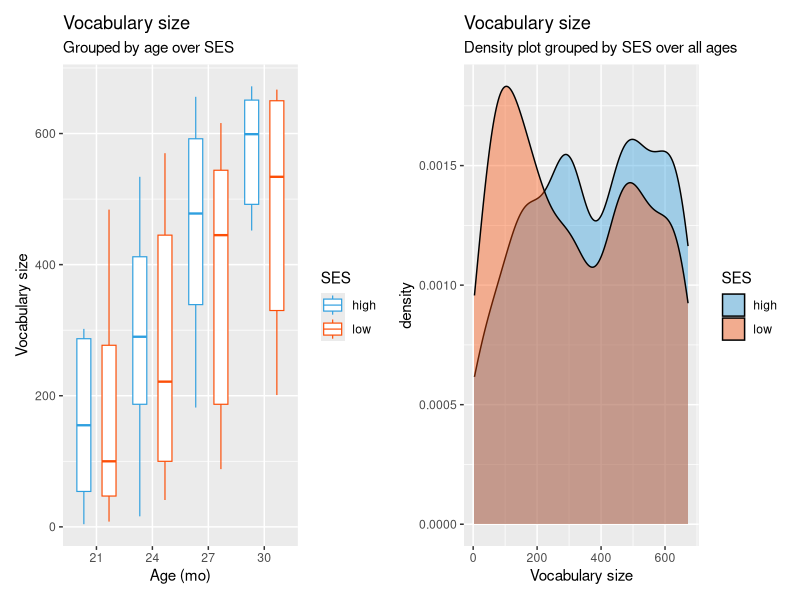
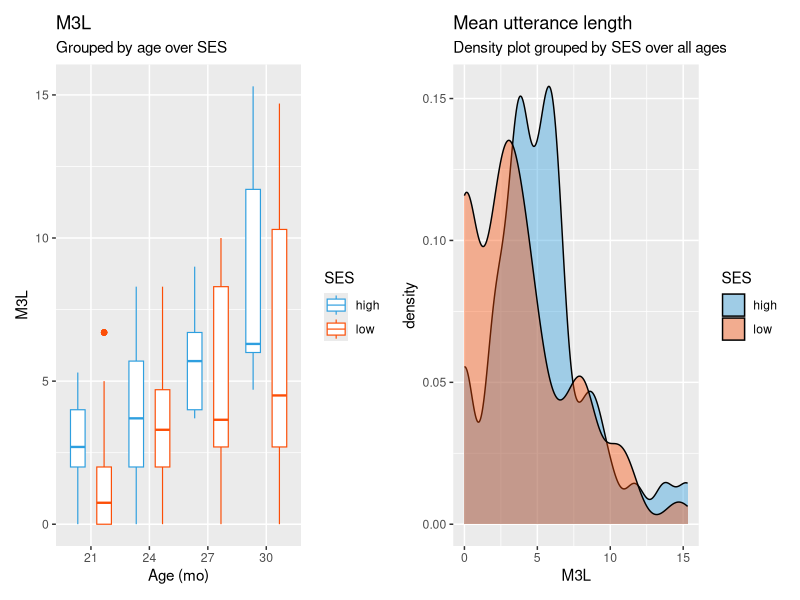
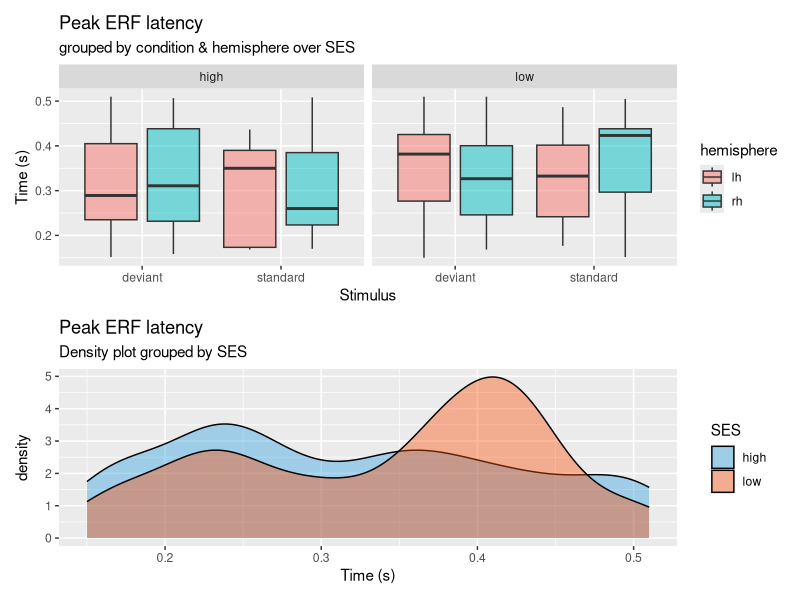
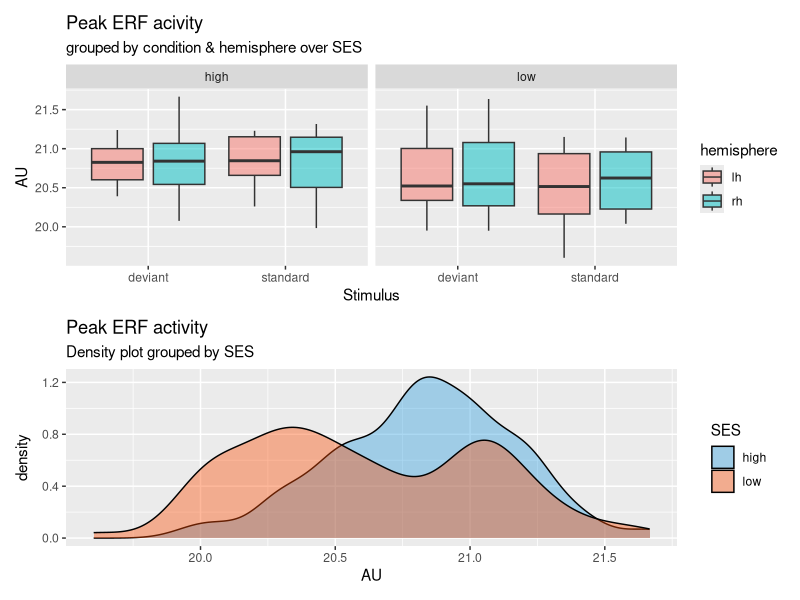
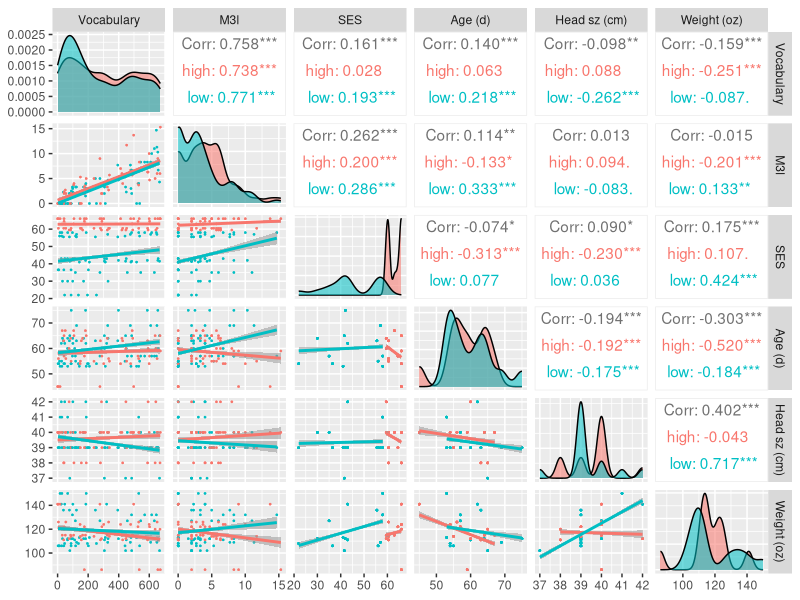
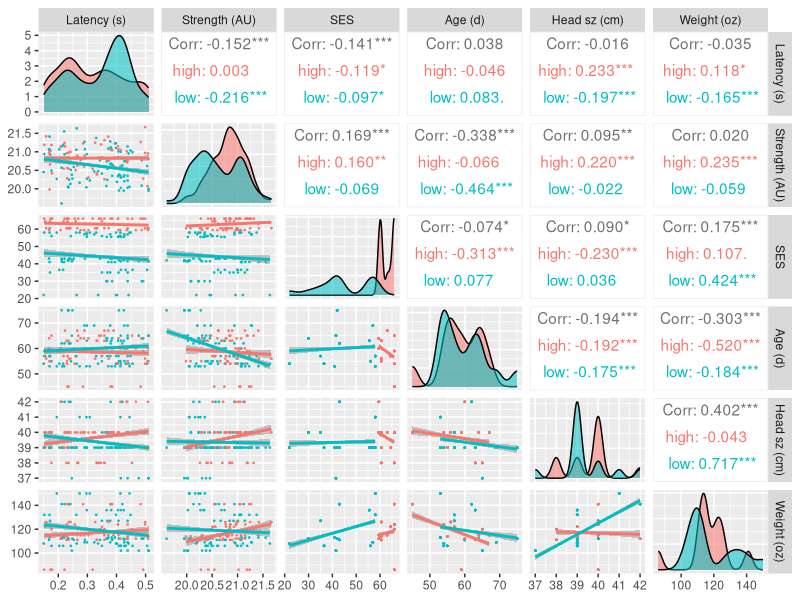
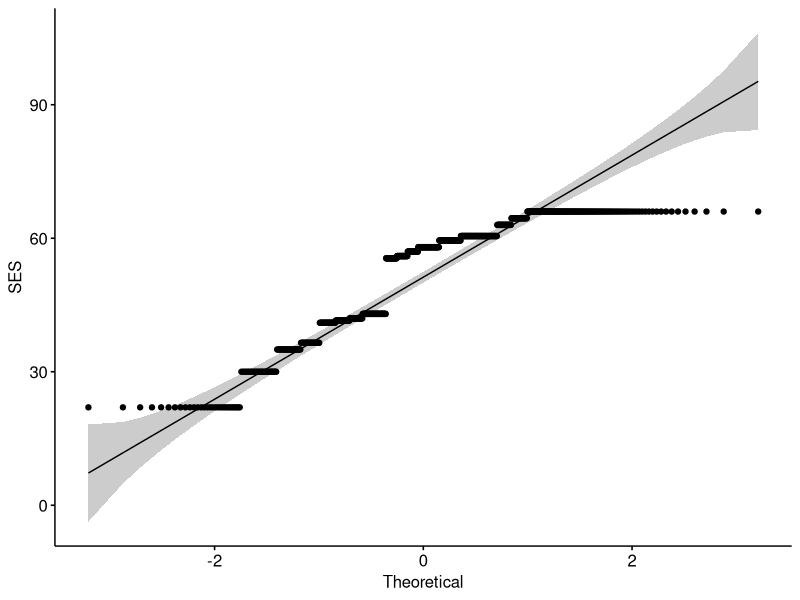
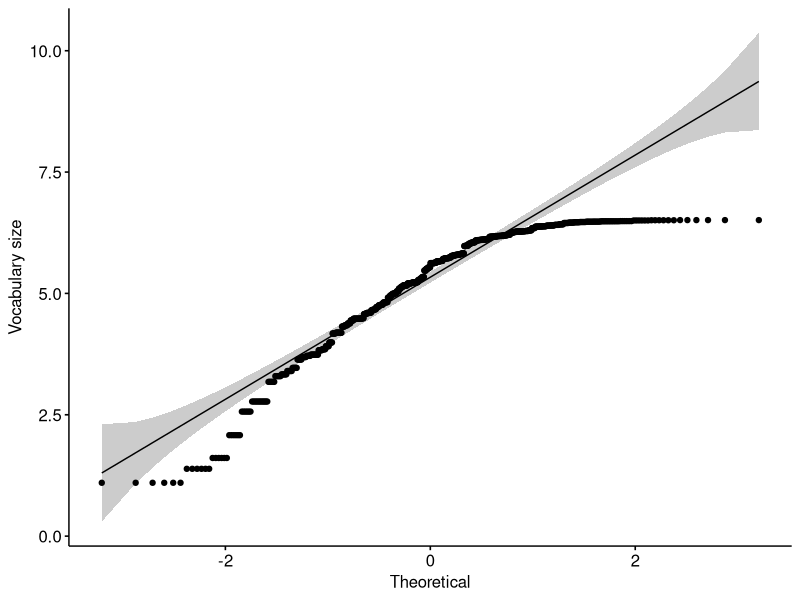

Recreate these plots in R, in order. (Note: this script raises an error after producing the figures.)
# Title     : MMN Dataset (2mo) Stats
# Created by: Kambiz Tavabi
# Created on: 04/09/19


# Read in data
suppressMessages(library(tidyverse))
dfs <- merge(read_csv("Ds-mmn-2mos_meg_df.csv"),
             read_csv("Ds-mmn-2mos_cdi_df.csv"),
             by = "subjId") %>% 
    select(c(subjId, stimulus, hemisphere, oddballCond, gender.x, age.x,
             headSize.x, birthWeight.x,
             hemisphere, auc, latencies, cdiAge, m3l, vocab, ses.y, sesGroup.y, 
             maternalHscore.y))
dfs$logauc = -log(dfs$auc)

# factor columns (https://gist.github.com/ramhiser/93fe37be439c480dc26c4bed8aab03dd)
dfs <- dfs %>%
    mutate(
        hemisphere = as.character(hemisphere),
        char_column = sample(letters[1:5], nrow(dfs), replace = TRUE))
sum(sapply(dfs, is.character)) # 2
dfs <- dfs %>%
    mutate_if(sapply(dfs, is.character), as.factor)
sapply(dfs, class)
dfs$cdiAge <- as.factor(dfs$cdiAge)
suppressMessages(library(psych))
## psych package to call for descriptives
(descriptives <- describeBy(dfs, dfs$sesGroup.y)) 

# summarize data
(dem.summary <- group_by(dfs, sesGroup.y, gender.x) %>% 
        mutate(Count = n_distinct(subjId)) %>%
        group_by(sesGroup.y, gender.x, Count) %>%
        summarise_at(c("age.x", "headSize.x", "birthWeight.x", "ses.y"), 
                     list(
                         MEAN = mean,
                         SD = sd,
                         MIN = min,
                         MAX = max,
                         IQR = IQR
                     ),
                     na.rm = TRUE))
write_delim(dem.summary, delim = "\t", "dem_desc.tsv")

(meg.summary <- group_by(dfs, sesGroup.y) %>%
        mutate(Count = n_distinct(subjId)) %>% 
        group_by(sesGroup.y, oddballCond, hemisphere, Count) %>% 
        summarise_at(c("latencies", "auc"),
                     list(
                         MEAN = mean,
                         SD = sd,
                         MIN = min,
                         MAX = max,
                         IQR = IQR
                     ),
                     na.rm = TRUE))
write_delim(meg.summary, delim = "\t", "meg_desc.tsv")

(cdi.summary <- group_by(dfs %>% filter(vocab > 0 & m3l > 0), sesGroup.y, cdiAge) %>%
        mutate(Count = n_distinct(subjId)) %>%
        group_by(sesGroup.y, cdiAge, Count) %>%
        summarise_at(c("vocab", "m3l"), 
                     list(
                         MEAN = mean,
                         SD = sd,
                         MIN = min,
                         MAX = max,
                         IQR = IQR
                     ),
                     na.rm = TRUE))
write_delim(cdi.summary, delim = "\t", "cdi_desc.tsv")

# EDA
suppressMessages(library(ggplot2))
suppressMessages(library(patchwork))

cols <- c("#2E9FDF", "#FC4E07")

# plots of vocab > 21mos
vocab <- ggplot(dfs %>% filter(cdiAge  %in% c("21", "24", "27", "30")), 
                aes(x = cdiAge, y = vocab, color = sesGroup.y))
vocab.bdp <- vocab + geom_boxplot(width = 0.5, size = 0.4, 
                                  position = position_dodge(width = 0.9)) +
    scale_color_manual(values = cols, name = 'SES') +
    labs(title = "Vocabulary size",
         subtitle = "Grouped by age over SES",
         x = "Age (mo)", y = "Vocabulary size")

vocab.dens <- ggplot(dfs %>% filter(cdiAge  %in% c("21", "24", "27", "30")), 
                     aes(vocab)) + 
    geom_density(aes(fill = sesGroup.y), alpha=0.4) + 
    scale_fill_manual(values = cols, name = 'SES') +
    labs(title="Vocabulary size", 
         subtitle="Density plot grouped by SES over all ages",
         x="Vocabulary size",
         fill="SES")
(vocab.bdp | vocab.dens)

# plots of m3l > 21mos
m3l <- ggplot(dfs %>% filter(cdiAge  %in% c("21", "24", "27", "30")), 
              aes(x = cdiAge, y = m3l, color = sesGroup.y))
m3l.bdp <- m3l + geom_boxplot(width = 0.5, size = 0.4, 
                              position = position_dodge(width = 0.9)) +
    scale_color_manual(values = cols, name = 'SES') +
    labs(title = "M3L",
         subtitle = "Grouped by age over SES",
         x = "Age (mo)", y = "M3L")

m3l.dens <- ggplot(dfs %>% filter(cdiAge  %in% c("21", "24", "27", "30")), 
                   aes(m3l)) + 
    geom_density(aes(fill = sesGroup.y), alpha=0.4) + 
    scale_fill_manual(values = cols, name = 'SES') +
    labs(title="Mean utterance length", 
         subtitle="Density plot grouped by SES over all ages",
         x="M3L",
         fill="SES")
(m3l.bdp | m3l.dens)

# plots of peak latencies
lat <- ggplot(dfs, aes(x=oddballCond, y=latencies, fill=hemisphere))
lat.bpd <- lat + 
    geom_boxplot(alpha = 0.5, position = position_dodge(width = 0.9)) +
    facet_grid(. ~ sesGroup.y) +
    scale_color_manual(values = cols, name = 'Hemisphere') +
    labs(title = "Peak ERF latency",
         subtitle = "grouped by condition & hemisphere over SES",
         x = "Stimulus", y = "Time (s)")

lat.dens <- ggplot(dfs, aes(latencies)) + 
    geom_density(aes(fill=sesGroup.y), alpha=0.4) + 
    scale_fill_manual(values = cols, name = 'SES') +
    labs(title="Peak ERF latency", 
         subtitle="Density plot grouped by SES",
         x="Time (s)",
         fill="SES")
(lat.bpd / lat.dens)

# plots of peak amplitudes
auc <- ggplot(dfs, aes(x=oddballCond, y=logauc, fill=hemisphere))
auc.bpd <- auc + 
    geom_boxplot(alpha = 0.5, position = position_dodge(width = 0.9)) +
    facet_grid(. ~ sesGroup.y) +
    scale_color_manual(values = cols, name = 'Hemisphere') +
    labs(title = "Peak ERF acivity",
         subtitle = "grouped by condition & hemisphere over SES",
         x = "Stimulus", y = "AU")

auc.dens <- ggplot(dfs, aes(logauc)) + 
    geom_density(aes(fill=sesGroup.y), alpha=0.4) + 
    scale_fill_manual(values = cols, name = 'SES') +
    scale_color_manual(values = cols) +
    labs(title="Peak ERF activity", 
         subtitle="Density plot grouped by SES",
         x="AU",
         fill="SES")
(auc.bpd / auc.dens)

# Correlation matrices
suppressMessages(library(GGally))

# CDI v Demographics
ggpairs(dfs, aes(color=sesGroup.y, alpha = 0.4),
        columns = c("vocab", "m3l", "ses.y", "age.x", "headSize.x",
                    "birthWeight.x"),
        columnLabels = c("Vocabulary", "M3l", "SES", "Age (d)", "Head sz (cm)", "Weight (oz)"),
        lower = list(
            continuous = wrap("smooth", alpha = 0.4, size=0.2)))

# MEG v Demographics
ggpairs(dfs, aes(color=sesGroup.y, alpha = 0.4),
        columns = c("latencies", "logauc", "ses.y", "age.x", "headSize.x",
                    "birthWeight.x"),
        columnLabels = c("Latency (s)", "Strength (AU)", "SES", "Age (d)", "Head sz (cm)", "Weight (oz)"),
        lower = list(
            continuous = wrap("smooth", alpha = 0.4, size=0.2)))

# Correlation testing (http://www.sthda.com/english/wiki/correlation-test-between-two-variables-in-r)
suppressMessages(library("ggpubr"))

# Vocab v SES
# Shapiro-Wilk normality tests
shapiro.test(ses <- as.numeric(unlist(dfs  %>% select(ses.y))))
ggqqplot((ses), ylab = "SES")

shapiro.test(vocab <- as.numeric(unlist(dfs %>% select(vocab))))
ggqqplot(log(vocab), ylab = "Vocabulary size")

ggscatter(dfs, x = "ses.y", y = "vocab", 
          color = "black", shape = 21, size = 1, # Points color, shape and size
          add = "reg.line", conf.int = TRUE,
          add.params = list(color = "blue", fill = "lightgray"), # Customize reg. line
          cor.coef = TRUE, 
          cor.coeff.args = list(method = "spearman"),
          xlab = "SES", ylab = "Vocabulary size",
          title = "Spearman's rank correlation rho")
cor.test(vocab, ses,  method = "spearman")

# m3l v SES
m3l <- as.numeric(unlist(dfs %>% select(m3l)))
shapiro.test(m3l <- as.numeric(unlist(dfs %>% select(m3l))))
ggqqplot(log(m3l), ylab = "M3l")

ggscatter(dfs, x = "ses.y", y = "m3l", 
          color = "black", shape = 21, size = 1, # Points color, shape and size
          add = "reg.line", conf.int = TRUE,
          add.params = list(color = "blue", fill = "lightgray"), # Customize reg. line
          cor.coef = TRUE, 
          cor.coeff.args = list(method = "spearman"),
          xlab = "SES", ylab = "M3L",
          title = "Spearman's rank correlation rho")
cor.test(m3l, ses,  method = "spearman")

# MEG v CDI
cdi.30 <- dfs %>% filter(cdiAge  %in% c("30") & vocab > 0 & m3l > 0)
ggpairs(cdi.30, 
        aes(color=sesGroup.y, alpha = 0.4),
        columns = c("latencies", "logauc", "vocab", "m3l"),
        columnLabels = c("Latency (s)", "Strength (AU)", "Vocabulary sz", "M3l"),
        lower = list(
            continuous = wrap("smooth", alpha = 0.4, size=0.2)))
# MEG amp v CDI M3L at 30 mo
amp.30 <- as.numeric(unlist(cdi.30 %>% select(logauc)))
shapiro.test(amp.30)
ggqqplot(log(amp.30), ylab = "latency")
m3l.30 <- as.numeric(unlist(cdi.30 %>% select(m3l)))
shapiro.test(m3l.30)
ggqqplot(log(m3l.30), ylab = "M3L")

ggscatter(cdi.30, x = "logauc", y = "m3l", 
          color = "black", shape = 21, size = 1, # Points color, shape and size
          add = "reg.line", conf.int = TRUE,
          add.params = list(color = "blue", fill = "lightgray"), # Customize reg. line
          cor.coef = TRUE, 
          cor.coeff.args = list(method = "spearman"),
          xlab = "ERF strength", ylab = "M3L",
          title = "Spearman's rank correlation rho")

cor.test(m3l.30, amp.30,  method = "spearman")


# RM ANOVA with AFEX
suppressMessages(library(afex))
# CDI VOCAB
(vocab.aov <- aov_ez("subjId", "vocab",
                     dfs %>% filter(cdiAge  %in% c("27", "30") & vocab > 0 & m3l > 0),
                     between = c("sesGroup.y", "gender.x"), 
                     within = c("cdiAge"),
                     anova_table = list(es = "pes", correction = "GG"),
                     return = afex_options("return_aov"),
                     data=)
)
# gender:age post-hoc
library(emmeans)
pairs(emmeans::emmeans(mrt, c("stimulus", "frequency"), by = "task"))
vocab.emms <- emmeans(vocab.aov, ~gender.x:cdiAge)
vocab.pairs <- cld(vocab.emms,
                   alpha=0.05,
                   Letters=letters,  ### Use lower-case letters for .group
                   adjust="bonferroni")  ###  bonferroni-adjusted comparisons
vocab.pairs$.group=gsub(" ", "", vocab.pairs$.group, fixed = T)  
# plot
library(ggrepel)
pd <- position_dodge(width = 0.9)
ggplot(vocab.pairs, aes(x = cdiAge, y = emmean, fill = gender.x, label = .group)) +
    geom_point(shape = 21, size = 4, position = pd) +
    geom_errorbar(aes(ymin = lower.CL, ymax = upper.CL),
                  width = 0.2, size = 0.5, position = pd) +
    theme_bw() +
    theme(axis.title = element_text(face = "bold"),
          axis.text = element_text(face = "bold"),
          plot.caption = element_text(hjust = 0)) +
    ylab("Vocabulary size") +
    scale_fill_manual(name="Gender",values=cols) +
    scale_x_discrete("Age (Months)",
                     labels=c("X27"="27", "X30"="30")) +
    geom_text_repel(position = pd,
                    point.padding=unit(1,'lines'),
                    direction = 'both',
                    segment.size = 0,
                    show.legend = F,
                    color = "grey") +
    ggtitle ("CDI Vocabulary size at 27- and 30-months") +
    labs(caption  = paste0("\nCDI Vocabulary size at ",
                           "27- and 30-months grouped over age and gender. \n",
                           "Plot shows LS Means\u00b195% confidence ",
                           "interval.\n",
                           "Means sharing a letter are ",
                           "not significantly different \n",
                           "(Bonferroni-adjusted comparisons)."), 
         hjust=0.5)
print(vocab.pairs)

# CDI M3L
(m3l.aov <- aov_ez("subjId", "m3l", c("sesGroup.y", "gender.x"), 
                   c("cdiAge"),
                   anova_table = list(es = "pes", correction = "GG"),
                   return = afex_options("return_aov"),
                   data=dfs %>% filter(cdiAge  %in% c("27", "30") & vocab > 0 & m3l > 0))
)
# gender:SES post-hoc
m3l.emms <- emmeans(m3l.aov, ~sesGroup.y:gender.x)
m3l.pairs <- cld(m3l.emms,
                 alpha=0.05,
                 Letters=letters,  ### Use lower-case letters for .group
                 adjust="bonferroni")  ###  bonferroni-adjusted comparisons
m3l.pairs$.group=gsub(" ", "", m3l.pairs$.group, fixed = T)  
# plot
ggplot(m3l.pairs, aes(x = sesGroup.y, y = emmean, fill = gender.x, label = .group)) +
    geom_point(shape = 21, size = 4, position = pd) +
    geom_errorbar(aes(ymin = lower.CL, ymax = upper.CL),
                  width = 0.2, size = 0.5, position = pd) +
    theme_bw() +
    theme(axis.title = element_text(face = "bold"),
          axis.text = element_text(face = "bold"),
          plot.caption = element_text(hjust = 0)) +
    ylab("M3L") +
    scale_fill_manual(name="Gender",values=cols) +
    scale_x_discrete("SES") +
    geom_text_repel(position = pd,
                    point.padding=unit(1,'lines'),
                    direction = 'both',
                    segment.size = 0,
                    show.legend = F,
                    color = "grey") +
    ggtitle ("CDI M3L at 27- and 30-months") +
    labs(caption  = paste0("\nCDI M3L at ",
                           "27- and 30-months grouped over SES and gender. \n",
                           "Plot shows LS Means\u00b195% confidence ",
                           "interval.\n",
                           "Means sharing a letter are ",
                           "not significantly different \n",
                           "(Bonferroni-adjusted comparisons)."), 
         hjust=0.5)
print(m3l.pairs)

# MEG Latency
(latencies.aov <- aov_ez("subjId", "latencies",
                         between = c("sesGroup.y", "gender.x"),
                         within = c("hemisphere", "oddballCond"),
                         anova_table = list(es = "pes", correction = "GG"),
                         return = afex_options("return_aov"),
                         data=dfs))
# sesGroup:hemisphere post-hoc
latencies.emms <- emmeans(latencies.aov, ~sesGroup.y:hemisphere:oddballCond)
latencies.pairs <- cld(latencies.emms,
                       alpha=0.05,
                       Letters=letters,  ### Use lower-case letters for .group
                       adjust="bonferroni")  ###  bonferroni-adjusted comparisons
latencies.pairs$.group=gsub(" ", "", latencies.pairs$.group, fixed = T)  
# plot
ggplot(latencies.pairs, aes(x = hemisphere, y = emmean, fill = oddballCond, label = .group)) +
    geom_point(shape = 21, size = 4, position = pd) +
    geom_errorbar(aes(ymin = lower.CL, ymax = upper.CL),
                  width = 0.2, size = 0.5, position = pd) +
    facet_grid(. ~ sesGroup.y) +
    theme_bw() +
    theme(axis.title = element_text(face = "bold"),
          axis.text = element_text(face = "bold"),
          plot.caption = element_text(hjust = 0)) +
    ylab("Latency (s)") +
    scale_fill_manual(name="Stimulus",values=cols) +
    geom_text_repel(position = pd,
                    point.padding=unit(1,'lines'),
                    direction = 'both',
                    segment.size = 0,
                    show.legend = F,
                    color = "grey") +
    ggtitle ("ERF peak latency") +
    labs(caption  = paste0("Oddball ERF peak latency ",
                           "grouped over SES and hemisphere \n",
                           "Plot shows LS Means\u00b195% confidence ",
                           "interval.\n",
                           "Means sharing a letter are ",
                           "not significantly different \n",
                           "(Bonferroni-adjusted comparisons)."), 
         hjust=0.5)

# MEG amplitude
(auc.aov <- aov_ez("subjId", "auc",
                   transformation = c("log"),
                   between = c("sesGroup.y", "gender.x"),
                   within = c("hemisphere", "oddballCond"),
                   anova_table = list(es = "pes", correction = "GG"),
                   return = afex_options("return_aov"),
                   data=dfs %>% filter(cdiAge  %in% c("27", "30"))))

# sesGroup
auc.emms <- emmeans(auc.aov, ~sesGroup.y)
auc.pairs <- cld(auc.emms,
                 alpha=0.05,
                 Letters=letters,  ### Use lower-case letters for .group
                 adjust="bonferroni")  ###  bonferroni-adjusted comparisons
auc.pairs$.group=gsub(" ", "", auc.pairs$.group, fixed = T)  
# plot
ggplot(auc.pairs, aes(y = emmean, x = sesGroup.y, label = .group)) +
    geom_point(shape = 21, size = 4, position = pd) +
    geom_errorbar(aes(ymin = lower.CL, ymax = upper.CL),
                  width = 0.2, size = 0.5, position = pd) +
    theme_bw() +
    theme(axis.title = element_text(face = "bold"),
          axis.text = element_text(face = "bold"),
          plot.caption = element_text(hjust = 0)) +
    ylab("Strength (AU)") +
    scale_x_discrete("SES") +
    geom_text_repel(position = pd,
                    point.padding=unit(1,'lines'),
                    direction = 'both',
                    segment.size = 0,
                    show.legend = F,
                    color = "grey") +
    ggtitle ("ERF peak activation") +
    labs(caption  = paste0("Oddball ERF peak activation ",
                           "grouped over SES. \n",
                           "Plot shows LS Means\u00b195% confidence ",
                           "interval.\n",
                           "Means sharing a letter are ",
                           "not significantly different \n",
                           "(Bonferroni-adjusted comparisons)."), 
         hjust=0.5)
print(auc.pairs)
